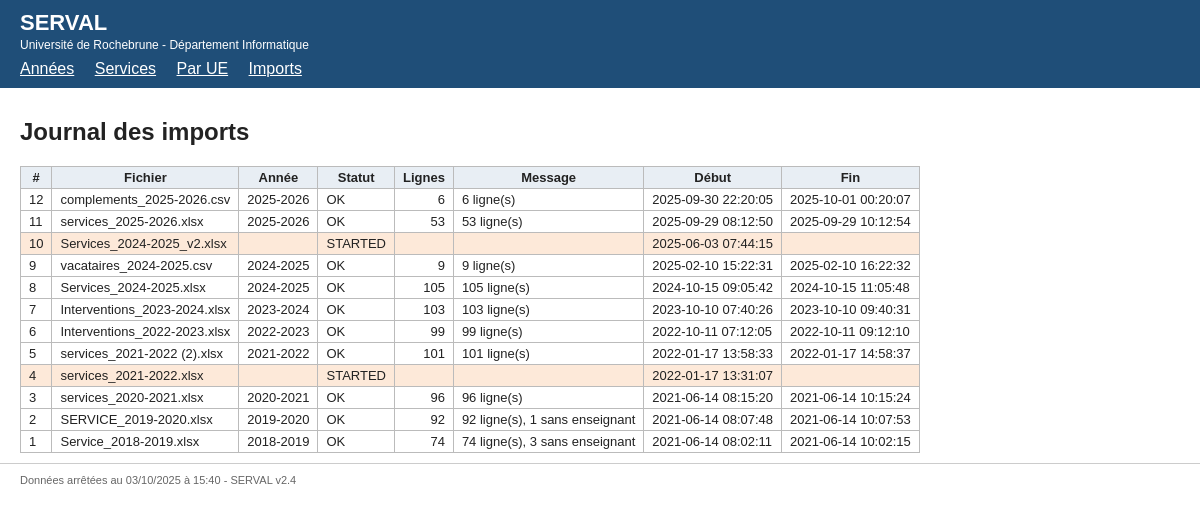
The page /index.php?page=imports on the database its author committed.
### tables this page shows
CREATE TABLE import_log (
    id          INTEGER PRIMARY KEY AUTOINCREMENT,
    fichier     TEXT NOT NULL,
    annee       TEXT,
    statut      TEXT NOT NULL,              -- STARTED, OK, ERROR
    nb_lignes   INTEGER,
    message     TEXT,
    started_at  TEXT DEFAULT CURRENT_TIMESTAMP,
    finished_at TEXT
);

### src/Repository/ImportLogRepository.php (called while the page is built, shortened)
<?php
class ImportLogRepository
{
    private $pdo;
    public function __construct(\PDO $pdo)
    {
        $this->pdo = $pdo;
    }
    public function all()
    {
        return $this->pdo->query('SELECT * FROM import_log ORDER BY id DESC')->fetchAll();
    }
}

### templates/imports.php (the view)
<h2>Journal des imports</h2>
<table>
    <tr><th>#</th><th>Fichier</th><th>Année</th><th>Statut</th><th>Lignes</th><th>Message</th><th>Début</th><th>Fin</th></tr>
<?php foreach ($journal as $j) { ?>
    <tr<?php echo $j['statut'] != 'OK' ? ' class="alerte"' : ''; ?>>
        <td><?php echo $j['id']; ?></td>
        <td><?php echo $j['fichier']; ?></td>
        <td><?php echo $j['annee']; ?></td>
        <td><?php echo $j['statut']; ?></td>
        <td class="nombre"><?php echo $j['nb_lignes']; ?></td>
        <td><?php echo $j['message']; ?></td>
        <td><?php echo $j['started_at']; ?></td>
        <td><?php echo $j['finished_at']; ?></td>
    </tr>
<?php } ?>
</table>

### public/style.css (style rules this page uses)
body { font-family: Arial, Helvetica, sans-serif; margin: 0; color: #222; }
table { border-collapse: collapse; font-size: 13px; }
th, td { border: 1px solid #bbb; padding: 3px 8px; }
th { background: #e8eef4; }
td.nombre, th.nombre { text-align: right; }
tr.alerte td { background: #fde9d9; }

### rows shown on the page
import_log: id "12", fichier "complements_2025-2026.csv", annee "2025-2026", statut "OK", nb_lignes "6", message "6 ligne(s)", started_at "2025-09-30 22:20:05", finished_at "2025-10-01 00:20:07"
import_log: id "11", fichier "services_2025-2026.xlsx", annee "2025-2026", statut "OK", nb_lignes "53", message "53 ligne(s)", started_at "2025-09-29 08:12:50", finished_at "2025-09-29 10:12:54"
import_log: id "10", fichier "Services_2024-2025_v2.xlsx", statut "STARTED", started_at "2025-06-03 07:44:15"
import_log: id "9", fichier "vacataires_2024-2025.csv", annee "2024-2025", statut "OK", nb_lignes "9", message "9 ligne(s)", started_at "2025-02-10 15:22:31", finished_at "2025-02-10 16:22:32"
import_log: id "8", fichier "Services_2024-2025.xlsx", annee "2024-2025", statut "OK", nb_lignes "105", message "105 ligne(s)", started_at "2024-10-15 09:05:42", finished_at "2024-10-15 11:05:48"
import_log: id "7", fichier "Interventions_2023-2024.xlsx", annee "2023-2024", statut "OK", nb_lignes "103", message "103 ligne(s)", started_at "2023-10-10 07:40:26", finished_at "2023-10-10 09:40:31"
import_log: id "6", fichier "Interventions_2022-2023.xlsx", annee "2022-2023", statut "OK", nb_lignes "99", message "99 ligne(s)", started_at "2022-10-11 07:12:05", finished_at "2022-10-11 09:12:10"
import_log: id "5", fichier "services_2021-2022 (2).xlsx", annee "2021-2022", statut "OK", nb_lignes "101", message "101 ligne(s)", started_at "2022-01-17 13:58:33", finished_at "2022-01-17 14:58:37"
import_log: id "4", fichier "services_2021-2022.xlsx", statut "STARTED", started_at "2022-01-17 13:31:07"
import_log: id "3", fichier "services_2020-2021.xlsx", annee "2020-2021", statut "OK", nb_lignes "96", message "96 ligne(s)", started_at "2021-06-14 08:15:20", finished_at "2021-06-14 10:15:24"
import_log: id "2", fichier "SERVICE_2019-2020.xlsx", annee "2019-2020", statut "OK", nb_lignes "92", message "92 ligne(s), 1 sans enseignant", started_at "2021-06-14 08:07:48", finished_at "2021-06-14 10:07:53"
import_log: id "1", fichier "Service_2018-2019.xlsx", annee "2018-2019", statut "OK", nb_lignes "74", message "74 ligne(s), 3 sans enseignant", started_at "2021-06-14 08:02:11", finished_at "2021-06-14 10:02:15"

### other values the page prints
$config['etablissement'] "Université de Rochebrune - Département Informatique"
strftime('%d/%m/%Y à %H:%M') "03/10/2025 à 15:40"
